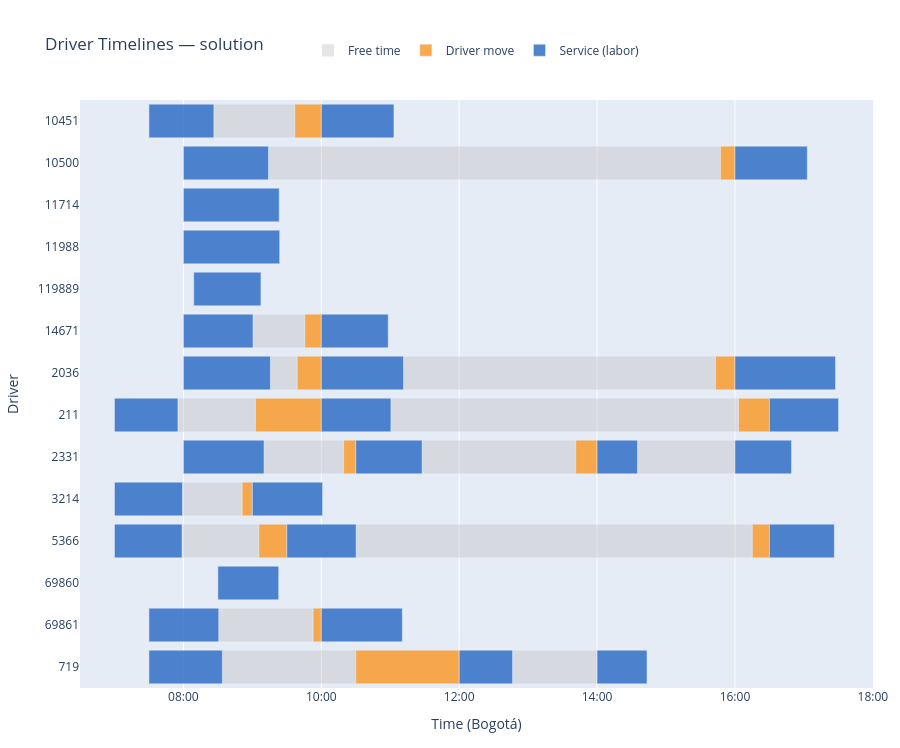

Notebook code cell kept with this figure:
### Markdown cell above
---
## Gantt Chart — Driver Timelines

### Code cell
build_gantt_figure(segments, drivers, LABEL).show()

### Figure 1 — Plotly figure (JSON) as saved in the notebook; plotly's stock layout.template omitted (floating-point values rounded to 4 significant figures)
{"data": [{"base": ["2026-05-19T08:33:53.400000", "2026-05-19T12:46:28.200000", "2026-05-19T08:26:30.600000", "2026-05-19T07:58:45.600000", "2026-05-19T10:30:19.200000", "2026-05-19T07:59:10.200000", "2026-05-19T09:15:42.600000", "2026-05-19T11:11:33", "2026-05-19T09:14:00.600000", "2026-05-19T07:55:14.400000", "2026-05-19T11:00:35.400000", "2026-05-19T09:10:10.800000", "2026-05-19T11:27:43.800000", "2026-05-19T14:35:13.200000", "2026-05-19T09:00:34.800000", "2026-05-19T08:30:43.800000"], "hoverinfo": "text", "hovertext": ["<b>Free time</b><br>Driver: 719<br>Labor: 594512<br>Service: 487600<br>Start: 08:33<br>End:   10:30<br>Duration: 116.2 min", "<b>Free time</b><br>Driver: 719<br>Labor: 594514<br>Service: 487600<br>Start: 12:46<br>End:   14:00<br>Duration: 73.5 min", "<b>Free time</b><br>Driver: 10451<br>Labor: 595229<br>Service: 488287<br>Start: 08:26<br>End:   09:36<br>Duration: 70.5 min", "<b>Free time</b><br>Driver: 5366<br>Labor: 595364<br>Service: 488422<br>Start: 07:58<br>End:   09:05<br>Duration: 67.0 min", "<b>Free time</b><br>Driver: 5366<br>Labor: 592918<br>Service: 486064<br>Start: 10:30<br>End:   16:15<br>Duration: 344.8 min", "<b>Free time</b><br>Driver: 3214<br>Labor: 595707<br>Service: 488755<br>Start: 07:59<br>End:   08:51<br>Duration: 52.0 min", "<b>Free time</b><br>Driver: 2036<br>Labor: 594701<br>Service: 487778<br>Start: 09:15<br>End:   09:39<br>Duration: 23.4 min", "<b>Free time</b><br>Driver: 2036<br>Labor: 594595<br>Service: 487677<br>Start: 11:11<br>End:   15:43<br>Duration: 271.6 min", "<b>Free time</b><br>Driver: 10500<br>Labor: 595265<br>Service: 488323<br>Start: 09:14<br>End:   15:47<br>Duration: 393.4 min", "<b>Free time</b><br>Driver: 211<br>Labor: 595728<br>Service: 488776<br>Start: 07:55<br>End:   09:02<br>Duration: 67.5 min", "<b>Free time</b><br>Driver: 211<br>Labor: 594866<br>Service: 487939<br>Start: 11:00<br>End:   16:03<br>Duration: 302.5 min", "<b>Free time</b><br>Driver: 2331<br>Labor: 596513<br>Service: 489558<br>Start: 09:10<br>End:   10:19<br>Duration: 69.3 min", "<b>Free time</b><br>Driver: 2331<br>Labor: 594810<br>Service: 487886<br>Start: 11:27<br>End:   13:41<br>Duration: 133.7 min", "<b>Free time</b><br>Driver: 2331<br>Labor: 594812<br>Service: 487886<br>Start: 14:35<br>End:   16:00<br>Duration: 84.8 min", "<b>Free time</b><br>Driver: 14671<br>Labor: 595117<br>Service: 488182<br>Start: 09:00<br>End:   09:45<br>Duration: 45.1 min", "<b>Free time</b><br>Driver: 69861<br>Labor: 595861<br>Service: 488908<br>Start: 08:30<br>End:   09:52<br>Duration: 82.2 min"], "legendgroup": "FREE_TIME", "marker": {"color": "rgba(190, 190, 190, 0.40)"}, "name": "Free time", "orientation": "h", "type": "bar", "x": [6969426, 4411800, 4228458, 4020018, 20689278, 3116964, 1401324, 16295328, 23603598, 4052622, 18151656, 4156000.0, 8022900, 5086800, 2708652, 4928736], "y": ["719", "719", "10451", "5366", "5366", "3214", "2036", "2036", "10500", "211", "211", "2331", "2331", "2331", "14671", "69861"]}, {"base": ["2026-05-19T10:30:02.826000", "2026-05-19T09:36:59.058000", "2026-05-19T09:05:45.618000", "2026-05-19T16:15:08.478000", "2026-05-19T08:51:07.164000", "2026-05-19T09:39:03.924000", "2026-05-19T15:43:08.328000", "2026-05-19T15:47:24.198000", "2026-05-19T09:02:47.022000", "2026-05-19T16:03:07.056000", "2026-05-19T10:19:26.490000", "2026-05-19T13:41:26.700000", "2026-05-19T09:45:43.452000", "2026-05-19T09:52:52.536000"], "hoverinfo": "text", "hovertext": ["<b>Driver move</b><br>Driver: 719<br>Labor: 594512<br>Service: 487600<br>Start: 10:30<br>End:   12:00<br>Duration: 90.0 min<br>Distance: 29.98 km", "<b>Driver move</b><br>Driver: 10451<br>Labor: 595229<br>Service: 488287<br>Start: 09:36<br>End:   10:00<br>Duration: 23.0 min<br>Distance: 7.67 km", "<b>Driver move</b><br>Driver: 5366<br>Labor: 595364<br>Service: 488422<br>Start: 09:05<br>End:   09:30<br>Duration: 24.2 min<br>Distance: 8.08 km", "<b>Driver move</b><br>Driver: 5366<br>Labor: 592918<br>Service: 486064<br>Start: 16:15<br>End:   16:30<br>Duration: 14.9 min<br>Distance: 4.95 km", "<b>Driver move</b><br>Driver: 3214<br>Labor: 595707<br>Service: 488755<br>Start: 08:51<br>End:   09:00<br>Duration: 8.9 min<br>Distance: 2.96 km", "<b>Driver move</b><br>Driver: 2036<br>Labor: 594701<br>Service: 487778<br>Start: 09:39<br>End:   10:00<br>Duration: 20.9 min<br>Distance: 6.98 km", "<b>Driver move</b><br>Driver: 2036<br>Labor: 594595<br>Service: 487677<br>Start: 15:43<br>End:   16:00<br>Duration: 16.9 min<br>Distance: 5.62 km", "<b>Driver move</b><br>Driver: 10500<br>Labor: 595265<br>Service: 488323<br>Start: 15:47<br>End:   16:00<br>Duration: 12.6 min<br>Distance: 4.20 km", "<b>Driver move</b><br>Driver: 211<br>Labor: 595728<br>Service: 488776<br>Start: 09:02<br>End:   10:00<br>Duration: 57.2 min<br>Distance: 19.07 km", "<b>Driver move</b><br>Driver: 211<br>Labor: 594866<br>Service: 487939<br>Start: 16:03<br>End:   16:30<br>Duration: 26.9 min<br>Distance: 8.96 km", "<b>Driver move</b><br>Driver: 2331<br>Labor: 596513<br>Service: 489558<br>Start: 10:19<br>End:   10:30<br>Duration: 10.6 min<br>Distance: 3.52 km", "<b>Driver move</b><br>Driver: 2331<br>Labor: 594810<br>Service: 487886<br>Start: 13:41<br>End:   14:00<br>Duration: 18.6 min<br>Distance: 6.18 km", "<b>Driver move</b><br>Driver: 14671<br>Labor: 595117<br>Service: 488182<br>Start: 09:45<br>End:   10:00<br>Duration: 14.3 min<br>Distance: 4.76 km", "<b>Driver move</b><br>Driver: 69861<br>Labor: 595861<br>Service: 488908<br>Start: 09:52<br>End:   10:00<br>Duration: 7.1 min<br>Distance: 2.37 km"], "legendgroup": "DRIVER_MOVE", "marker": {"color": "rgba(250, 155, 45,  0.85)"}, "name": "Driver move", "orientation": "h", "type": "bar", "x": [5397174, 1380942, 1454382, 891522, 532836, 1256076, 1011672, 755802, 3432978, 1612944, 633510, 1113300, 856548, 427464], "y": ["719", "10451", "5366", "5366", "3214", "2036", "2036", "10500", "211", "211", "2331", "2331", "14671", "69861"]}, {"base": ["2026-05-19T07:30:00", "2026-05-19T12:00:00", "2026-05-19T14:00:00", "2026-05-19T07:30:00", "2026-05-19T10:00:00", "2026-05-19T07:00:00", "2026-05-19T09:30:00", "2026-05-19T16:30:00", "2026-05-19T08:30:00", "2026-05-19T07:00:00", "2026-05-19T09:00:00", "2026-05-19T08:00:00", "2026-05-19T10:00:00", "2026-05-19T16:00:00", "2026-05-19T08:00:00", "2026-05-19T16:00:00", "2026-05-19T08:00:00", "2026-05-19T08:00:00", "2026-05-19T07:00:00", "2026-05-19T10:00:00", "2026-05-19T16:30:00", "2026-05-19T08:00:00", "2026-05-19T10:30:00", "2026-05-19T14:00:00", "2026-05-19T16:00:00", "2026-05-19T08:09:00", "2026-05-19T08:00:00", "2026-05-19T10:00:00", "2026-05-19T07:30:00", "2026-05-19T10:00:00"], "hoverinfo": "text", "hovertext": ["<b>Service (labor)</b><br>Driver: 719<br>Labor: 564503<br>Service: 458639<br>Start: 07:30<br>End:   08:33<br>Duration: 63.9 min<br>Distance: 10.07 km", "<b>Service (labor)</b><br>Driver: 719<br>Labor: 594512<br>Service: 487600<br>Start: 12:00<br>End:   12:46<br>Duration: 46.5 min<br>Distance: 8.79 km", "<b>Service (labor)</b><br>Driver: 719<br>Labor: 594514<br>Service: 487600<br>Start: 14:00<br>End:   14:43<br>Duration: 43.5 min<br>Distance: 7.19 km", "<b>Service (labor)</b><br>Driver: 10451<br>Labor: 592127<br>Service: 485307<br>Start: 07:30<br>End:   08:26<br>Duration: 56.5 min<br>Distance: 6.14 km", "<b>Service (labor)</b><br>Driver: 10451<br>Labor: 595229<br>Service: 488287<br>Start: 10:00<br>End:   11:03<br>Duration: 63.2 min<br>Distance: 9.72 km", "<b>Service (labor)</b><br>Driver: 5366<br>Labor: 592917<br>Service: 486063<br>Start: 07:00<br>End:   07:58<br>Duration: 58.8 min<br>Distance: 7.34 km", "<b>Service (labor)</b><br>Driver: 5366<br>Labor: 595364<br>Service: 488422<br>Start: 09:30<br>End:   10:30<br>Duration: 60.3 min<br>Distance: 8.17 km", "<b>Service (labor)</b><br>Driver: 5366<br>Labor: 592918<br>Service: 486064<br>Start: 16:30<br>End:   17:26<br>Duration: 56.5 min<br>Distance: 6.12 km", "<b>Service (labor)</b><br>Driver: 69860<br>Labor: 593437<br>Service: 486562<br>Start: 08:30<br>End:   09:22<br>Duration: 52.9 min<br>Distance: 4.21 km", "<b>Service (labor)</b><br>Driver: 3214<br>Labor: 593949<br>Service: 487054<br>Start: 07:00<br>End:   07:59<br>Duration: 59.2 min<br>Distance: 7.55 km", "<b>Service (labor)</b><br>Driver: 3214<br>Labor: 595707<br>Service: 488755<br>Start: 09:00<br>End:   10:01<br>Duration: 61.1 min<br>Distance: 8.59 km", "<b>Service (labor)</b><br>Driver: 2036<br>Labor: 594031<br>Service: 487130<br>Start: 08:00<br>End:   09:15<br>Duration: 75.7 min<br>Distance: 16.38 km", "<b>Service (labor)</b><br>Driver: 2036<br>Labor: 594701<br>Service: 487778<br>Start: 10:00<br>End:   11:11<br>Duration: 71.5 min<br>Distance: 14.16 km", "<b>Service (labor)</b><br>Driver: 2036<br>Labor: 594595<br>Service: 487677<br>Start: 16:00<br>End:   17:27<br>Duration: 87.5 min<br>Distance: 22.68 km", "<b>Service (labor)</b><br>Driver: 10500<br>Labor: 594263<br>Service: 487359<br>Start: 08:00<br>End:   09:14<br>Duration: 74.0 min<br>Distance: 15.47 km", "<b>Service (labor)</b><br>Driver: 10500<br>Labor: 595265<br>Service: 488323<br>Start: 16:00<br>End:   17:02<br>Duration: 63.0 min<br>Distance: 9.58 km", "<b>Service (labor)</b><br>Driver: 11714<br>Labor: 594521<br>Service: 487607<br>Start: 08:00<br>End:   09:23<br>Duration: 83.4 min<br>Distance: 20.46 km", "<b>Service (labor)</b><br>Driver: 11988<br>Labor: 594592<br>Service: 487675<br>Start: 08:00<br>End:   09:23<br>Duration: 83.8 min<br>Distance: 20.70 km", "<b>Service (labor)</b><br>Driver: 211<br>Labor: 594651<br>Service: 487728<br>Start: 07:00<br>End:   07:55<br>Duration: 55.2 min<br>Distance: 5.46 km", "<b>Service (labor)</b><br>Driver: 211<br>Labor: 595728<br>Service: 488776<br>Start: 10:00<br>End:   11:00<br>Duration: 60.6 min<br>Distance: 8.32 km", "<b>Service (labor)</b><br>Driver: 211<br>Labor: 594866<br>Service: 487939<br>Start: 16:30<br>End:   17:30<br>Duration: 60.1 min<br>Distance: 8.08 km", "<b>Service (labor)</b><br>Driver: 2331<br>Labor: 595236<br>Service: 488294<br>Start: 08:00<br>End:   09:10<br>Duration: 70.2 min<br>Distance: 13.43 km", "<b>Service (labor)</b><br>Driver: 2331<br>Labor: 596513<br>Service: 489558<br>Start: 10:30<br>End:   11:27<br>Duration: 57.7 min<br>Distance: 6.79 km", "<b>Service (labor)</b><br>Driver: 2331<br>Labor: 594810<br>Service: 487886<br>Start: 14:00<br>End:   14:35<br>Duration: 35.2 min<br>Distance: 2.78 km", "<b>Service (labor)</b><br>Driver: 2331<br>Labor: 594812<br>Service: 487886<br>Start: 16:00<br>End:   16:49<br>Duration: 49.2 min<br>Distance: 2.25 km", "<b>Service (labor)</b><br>Driver: 119889<br>Labor: 594864<br>Service: 487937<br>Start: 08:09<br>End:   09:07<br>Duration: 58.5 min<br>Distance: 7.19 km", "<b>Service (labor)</b><br>Driver: 14671<br>Labor: 595357<br>Service: 488415<br>Start: 08:00<br>End:   09:00<br>Duration: 60.6 min<br>Distance: 8.31 km", "<b>Service (labor)</b><br>Driver: 14671<br>Labor: 595117<br>Service: 488182<br>Start: 10:00<br>End:   10:58<br>Duration: 58.2 min<br>Distance: 7.05 km", "<b>Service (labor)</b><br>Driver: 69861<br>Labor: 595371<br>Service: 488429<br>Start: 07:30<br>End:   08:30<br>Duration: 60.7 min<br>Distance: 8.39 km", "<b>Service (labor)</b><br>Driver: 69861<br>Labor: 595861<br>Service: 488908<br>Start: 10:00<br>End:   11:10<br>Duration: 70.5 min<br>Distance: 13.60 km"], "legendgroup": "VEHICLE_TRANSPORTATION", "marker": {"color": "rgba(55,  115, 200, 0.88)"}, "name": "Service (labor)", "orientation": "h", "type": "bar", "x": [3833400, 2788200, 2609400, 3390600, 3793800, 3525600, 3619200, 3388800, 3173400, 3550200, 3667200, 4542600, 4293000, 5251200, 4440600, 3777600, 5002200, 5028600, 3314400, 3635400, 3609000, 4210800, 3463800, 2113200, 2952600, 3508800, 3634800, 3493200, 3643800, 4230600], "y": ["719", "719", "719", "10451", "10451", "5366", "5366", "5366", "69860", "3214", "3214", "2036", "2036", "2036", "10500", "10500", "11714", "11988", "211", "211", "211", "2331", "2331", "2331", "2331", "119889", "14671", "14671", "69861", "69861"]}], "layout": {"barmode": "overlay", "height": 748, "hovermode": "closest", "legend": {"orientation": "h", "x": 0.5, "xanchor": "center", "y": 1.06, "yanchor": "bottom"}, "margin": {"b": 60, "l": 80, "r": 20, "t": 100}, "title": {"text": "Driver Timelines — solution"}, "xaxis": {"range": ["2026-05-19T06:30:00", "2026-05-19T18:00:09"], "tickformat": "%H:%M", "title": {"text": "Time (Bogotá)"}, "type": "date"}, "yaxis": {"categoryarray": ["719", "69861", "69860", "5366", "3214", "2331", "211", "2036", "14671", "119889", "11988", "11714", "10500", "10451"], "categoryorder": "array", "title": {"text": "Driver"}}}}
